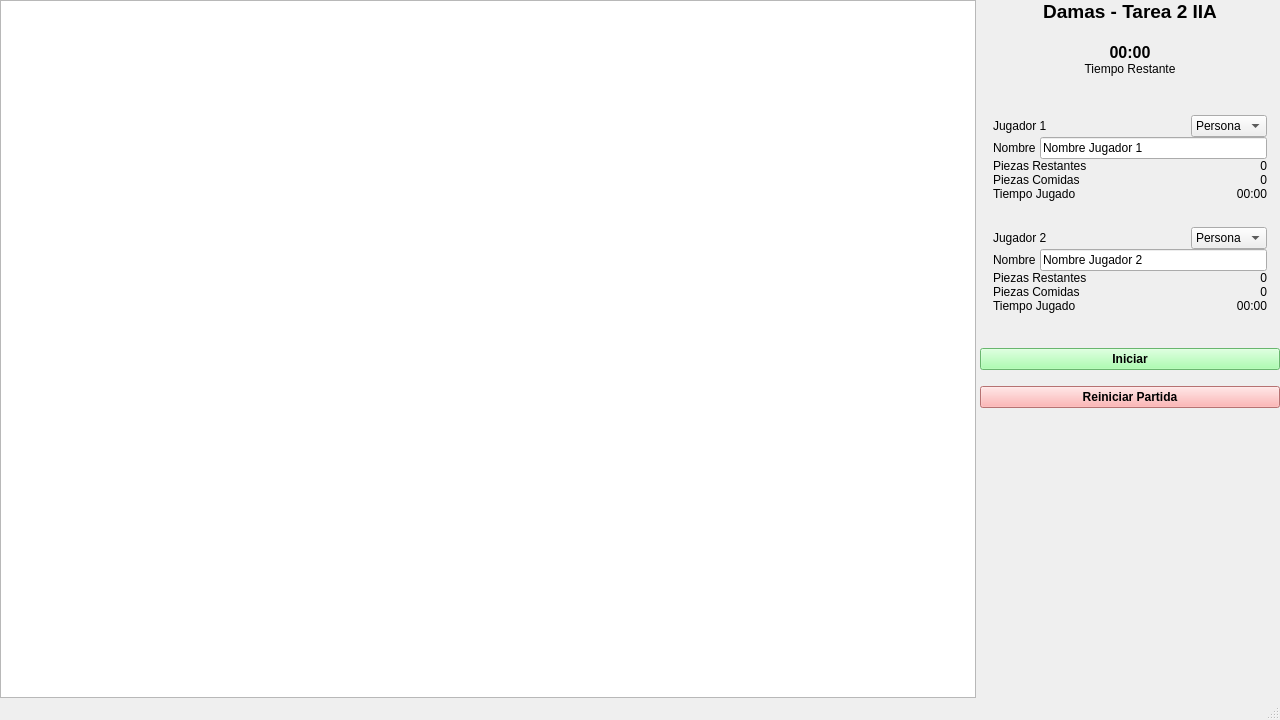
<?xml version="1.0" encoding="UTF-8"?>
<ui version="4.0">
 <class>VentanaDamas</class>
 <widget class="QMainWindow" name="VentanaDamas">
  <property name="geometry">
   <rect>
    <x>0</x>
    <y>0</y>
    <width>1280</width>
    <height>720</height>
   </rect>
  </property>
  <property name="minimumSize">
   <size>
    <width>1280</width>
    <height>720</height>
   </size>
  </property>
  <property name="windowTitle">
   <string>MainWindow</string>
  </property>
  <widget class="QWidget" name="centralwidget">
   <layout class="QHBoxLayout" name="horizontalLayout">
    <property name="spacing">
     <number>4</number>
    </property>
    <property name="leftMargin">
     <number>0</number>
    </property>
    <property name="topMargin">
     <number>0</number>
    </property>
    <property name="rightMargin">
     <number>0</number>
    </property>
    <property name="bottomMargin">
     <number>0</number>
    </property>
    <item>
     <widget class="QGraphicsView" name="vista_tablero"/>
    </item>
    <item>
     <widget class="QFrame" name="panel_lateral">
      <property name="minimumSize">
       <size>
        <width>300</width>
        <height>0</height>
       </size>
      </property>
      <property name="maximumSize">
       <size>
        <width>300</width>
        <height>16777215</height>
       </size>
      </property>
      <layout class="QVBoxLayout" name="verticalLayout">
       <property name="spacing">
        <number>16</number>
       </property>
       <property name="leftMargin">
        <number>0</number>
       </property>
       <property name="topMargin">
        <number>0</number>
       </property>
       <property name="rightMargin">
        <number>0</number>
       </property>
       <property name="bottomMargin">
        <number>0</number>
       </property>
       <item>
        <widget class="QLabel" name="titulo_panel_lateral">
         <property name="font">
          <font>
           <pointsize>14</pointsize>
           <bold>true</bold>
          </font>
         </property>
         <property name="text">
          <string>Damas - Tarea 2 IIA</string>
         </property>
         <property name="alignment">
          <set>Qt::AlignmentFlag::AlignCenter</set>
         </property>
        </widget>
       </item>
       <item>
        <layout class="QVBoxLayout" name="temporizador_layout">
         <property name="spacing">
          <number>0</number>
         </property>
         <property name="topMargin">
          <number>4</number>
         </property>
         <property name="bottomMargin">
          <number>4</number>
         </property>
         <item>
          <widget class="QLabel" name="temporizador_tiempo">
           <property name="font">
            <font>
             <pointsize>12</pointsize>
             <bold>true</bold>
            </font>
           </property>
           <property name="text">
            <string>00:00</string>
           </property>
           <property name="alignment">
            <set>Qt::AlignmentFlag::AlignCenter</set>
           </property>
          </widget>
         </item>
         <item>
          <widget class="QLabel" name="temporizador_titulo">
           <property name="text">
            <string>Tiempo Restante</string>
           </property>
           <property name="alignment">
            <set>Qt::AlignmentFlag::AlignCenter</set>
           </property>
          </widget>
         </item>
        </layout>
       </item>
       <item>
        <widget class="QFrame" name="jugadores_frame">
         <property name="frameShape">
          <enum>QFrame::Shape::NoFrame</enum>
         </property>
         <property name="frameShadow">
          <enum>QFrame::Shadow::Raised</enum>
         </property>
         <layout class="QVBoxLayout" name="verticalLayout_5">
          <item>
           <layout class="QVBoxLayout" name="jugador_1">
            <property name="spacing">
             <number>0</number>
            </property>
            <property name="leftMargin">
             <number>4</number>
            </property>
            <property name="topMargin">
             <number>10</number>
            </property>
            <property name="rightMargin">
             <number>4</number>
            </property>
            <property name="bottomMargin">
             <number>10</number>
            </property>
            <item>
             <widget class="QFrame" name="jugador_1_top_frame">
              <layout class="QHBoxLayout" name="horizontalLayout_3">
               <property name="spacing">
                <number>0</number>
               </property>
               <property name="leftMargin">
                <number>0</number>
               </property>
               <property name="topMargin">
                <number>0</number>
               </property>
               <property name="rightMargin">
                <number>0</number>
               </property>
               <property name="bottomMargin">
                <number>0</number>
               </property>
               <item>
                <widget class="QLabel" name="jugador_1_titulo">
                 <property name="text">
                  <string>Jugador 1</string>
                 </property>
                </widget>
               </item>
               <item>
                <spacer name="horizontalSpacer_2">
                 <property name="orientation">
                  <enum>Qt::Orientation::Horizontal</enum>
                 </property>
                 <property name="sizeHint" stdset="0">
                  <size>
                   <width>40</width>
                   <height>20</height>
                  </size>
                 </property>
                </spacer>
               </item>
               <item>
                <widget class="QComboBox" name="jugador_1_tipo">
                 <item>
                  <property name="text">
                   <string>Persona</string>
                  </property>
                 </item>
                 <item>
                  <property name="text">
                   <string>IA</string>
                  </property>
                 </item>
                </widget>
               </item>
              </layout>
             </widget>
            </item>
            <item>
             <layout class="QHBoxLayout" name="jugador_1_bottom_frame">
              <property name="spacing">
               <number>4</number>
              </property>
              <item>
               <widget class="QLabel" name="jugador_1_nombre_titulo">
                <property name="text">
                 <string>Nombre</string>
                </property>
               </widget>
              </item>
              <item>
               <widget class="QLineEdit" name="jugador_1_nombre_input">
                <property name="text">
                 <string>Nombre Jugador 1</string>
                </property>
               </widget>
              </item>
             </layout>
            </item>
            <item>
             <layout class="QVBoxLayout" name="verticalLayout_2">
              <property name="spacing">
               <number>0</number>
              </property>
              <item>
               <layout class="QHBoxLayout" name="horizontalLayout_13">
                <item>
                 <widget class="QLabel" name="label_17">
                  <property name="text">
                   <string>Piezas Restantes</string>
                  </property>
                 </widget>
                </item>
                <item>
                 <widget class="QLabel" name="label_18">
                  <property name="text">
                   <string>0</string>
                  </property>
                  <property name="alignment">
                   <set>Qt::AlignmentFlag::AlignRight|Qt::AlignmentFlag::AlignTrailing|Qt::AlignmentFlag::AlignVCenter</set>
                  </property>
                 </widget>
                </item>
               </layout>
              </item>
              <item>
               <layout class="QHBoxLayout" name="horizontalLayout_14">
                <item>
                 <widget class="QLabel" name="label_19">
                  <property name="text">
                   <string>Piezas Comidas</string>
                  </property>
                 </widget>
                </item>
                <item>
                 <widget class="QLabel" name="label_20">
                  <property name="text">
                   <string>0</string>
                  </property>
                  <property name="alignment">
                   <set>Qt::AlignmentFlag::AlignRight|Qt::AlignmentFlag::AlignTrailing|Qt::AlignmentFlag::AlignVCenter</set>
                  </property>
                 </widget>
                </item>
               </layout>
              </item>
              <item>
               <layout class="QHBoxLayout" name="horizontalLayout_12">
                <item>
                 <widget class="QLabel" name="label_15">
                  <property name="text">
                   <string>Tiempo Jugado</string>
                  </property>
                 </widget>
                </item>
                <item>
                 <widget class="QLabel" name="label_16">
                  <property name="text">
                   <string>00:00</string>
                  </property>
                  <property name="alignment">
                   <set>Qt::AlignmentFlag::AlignRight|Qt::AlignmentFlag::AlignTrailing|Qt::AlignmentFlag::AlignVCenter</set>
                  </property>
                 </widget>
                </item>
               </layout>
              </item>
             </layout>
            </item>
           </layout>
          </item>
          <item>
           <layout class="QVBoxLayout" name="jugador_2">
            <property name="spacing">
             <number>0</number>
            </property>
            <property name="leftMargin">
             <number>4</number>
            </property>
            <property name="topMargin">
             <number>10</number>
            </property>
            <property name="rightMargin">
             <number>4</number>
            </property>
            <property name="bottomMargin">
             <number>10</number>
            </property>
            <item>
             <widget class="QFrame" name="jugador_2_top_frame">
              <layout class="QHBoxLayout" name="horizontalLayout_4">
               <property name="spacing">
                <number>0</number>
               </property>
               <property name="leftMargin">
                <number>0</number>
               </property>
               <property name="topMargin">
                <number>0</number>
               </property>
               <property name="rightMargin">
                <number>0</number>
               </property>
               <property name="bottomMargin">
                <number>0</number>
               </property>
               <item>
                <widget class="QLabel" name="jugador_2_titulo">
                 <property name="text">
                  <string>Jugador 2</string>
                 </property>
                </widget>
               </item>
               <item>
                <spacer name="horizontalSpacer_4">
                 <property name="orientation">
                  <enum>Qt::Orientation::Horizontal</enum>
                 </property>
                 <property name="sizeHint" stdset="0">
                  <size>
                   <width>40</width>
                   <height>20</height>
                  </size>
                 </property>
                </spacer>
               </item>
               <item>
                <widget class="QComboBox" name="jugador_2_tipo">
                 <item>
                  <property name="text">
                   <string>Persona</string>
                  </property>
                 </item>
                 <item>
                  <property name="text">
                   <string>IA</string>
                  </property>
                 </item>
                </widget>
               </item>
              </layout>
             </widget>
            </item>
            <item>
             <layout class="QHBoxLayout" name="jugador_2_bottom_frame">
              <property name="spacing">
               <number>4</number>
              </property>
              <item>
               <widget class="QLabel" name="jugador_2_nombre_titulo">
                <property name="text">
                 <string>Nombre</string>
                </property>
               </widget>
              </item>
              <item>
               <widget class="QLineEdit" name="jugador_2_nombre_input">
                <property name="text">
                 <string>Nombre Jugador 2</string>
                </property>
               </widget>
              </item>
             </layout>
            </item>
            <item>
             <layout class="QVBoxLayout" name="verticalLayout_4">
              <property name="spacing">
               <number>0</number>
              </property>
              <item>
               <layout class="QHBoxLayout" name="horizontalLayout_15">
                <item>
                 <widget class="QLabel" name="label_21">
                  <property name="text">
                   <string>Piezas Restantes</string>
                  </property>
                 </widget>
                </item>
                <item>
                 <widget class="QLabel" name="label_22">
                  <property name="text">
                   <string>0</string>
                  </property>
                  <property name="alignment">
                   <set>Qt::AlignmentFlag::AlignRight|Qt::AlignmentFlag::AlignTrailing|Qt::AlignmentFlag::AlignVCenter</set>
                  </property>
                 </widget>
                </item>
               </layout>
              </item>
              <item>
               <layout class="QHBoxLayout" name="horizontalLayout_16">
                <item>
                 <widget class="QLabel" name="label_23">
                  <property name="text">
                   <string>Piezas Comidas</string>
                  </property>
                 </widget>
                </item>
                <item>
                 <widget class="QLabel" name="label_24">
                  <property name="text">
                   <string>0</string>
                  </property>
                  <property name="alignment">
                   <set>Qt::AlignmentFlag::AlignRight|Qt::AlignmentFlag::AlignTrailing|Qt::AlignmentFlag::AlignVCenter</set>
                  </property>
                 </widget>
                </item>
               </layout>
              </item>
              <item>
               <layout class="QHBoxLayout" name="horizontalLayout_17">
                <item>
                 <widget class="QLabel" name="label_25">
                  <property name="text">
                   <string>Tiempo Jugado</string>
                  </property>
                 </widget>
                </item>
                <item>
                 <widget class="QLabel" name="label_26">
                  <property name="text">
                   <string>00:00</string>
                  </property>
                  <property name="alignment">
                   <set>Qt::AlignmentFlag::AlignRight|Qt::AlignmentFlag::AlignTrailing|Qt::AlignmentFlag::AlignVCenter</set>
                  </property>
                 </widget>
                </item>
               </layout>
              </item>
             </layout>
            </item>
           </layout>
          </item>
         </layout>
        </widget>
       </item>
       <item>
        <widget class="QPushButton" name="pushButton">
         <property name="font">
          <font>
           <bold>true</bold>
          </font>
         </property>
         <property name="styleSheet">
          <string notr="true">background-color: rgb(147, 255, 154);
color: rgb(0, 0, 0);</string>
         </property>
         <property name="text">
          <string>Iniciar</string>
         </property>
        </widget>
       </item>
       <item>
        <widget class="QPushButton" name="pushButton_2">
         <property name="font">
          <font>
           <bold>true</bold>
          </font>
         </property>
         <property name="styleSheet">
          <string notr="true">background-color: rgb(255, 160, 160);
color: rgb(0, 0, 0);</string>
         </property>
         <property name="text">
          <string>Reiniciar Partida</string>
         </property>
        </widget>
       </item>
       <item>
        <spacer name="verticalSpacer">
         <property name="orientation">
          <enum>Qt::Orientation::Vertical</enum>
         </property>
         <property name="sizeHint" stdset="0">
          <size>
           <width>20</width>
           <height>175</height>
          </size>
         </property>
        </spacer>
       </item>
      </layout>
     </widget>
    </item>
   </layout>
  </widget>
  <widget class="QMenuBar" name="menubar">
   <property name="geometry">
    <rect>
     <x>0</x>
     <y>0</y>
     <width>1280</width>
     <height>33</height>
    </rect>
   </property>
  </widget>
  <widget class="QStatusBar" name="statusbar"/>
 </widget>
 <resources/>
 <connections/>
</ui>
